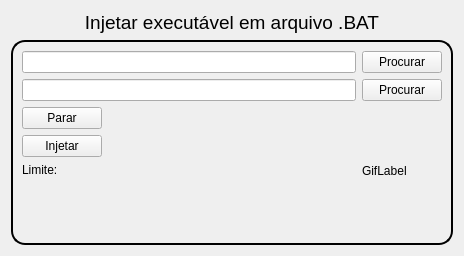
<?xml version="1.0" encoding="UTF-8"?>
<ui version="4.0">
 <class>formInjector</class>
 <widget class="QWidget" name="formInjector">
  <property name="geometry">
   <rect>
    <x>0</x>
    <y>0</y>
    <width>464</width>
    <height>256</height>
   </rect>
  </property>
  <property name="windowTitle">
   <string>Form</string>
  </property>
  <property name="windowIcon">
   <iconset resource="../res/resources.qrc">
    <normaloff>:/files/icon1.ico</normaloff>:/files/icon1.ico</iconset>
  </property>
  <layout class="QGridLayout" name="gridLayout">
   <item row="0" column="0">
    <widget class="QLabel" name="label">
     <property name="sizePolicy">
      <sizepolicy hsizetype="Preferred" vsizetype="Fixed">
       <horstretch>0</horstretch>
       <verstretch>0</verstretch>
      </sizepolicy>
     </property>
     <property name="font">
      <font>
       <pointsize>14</pointsize>
      </font>
     </property>
     <property name="text">
      <string>Injetar executável em arquivo .BAT</string>
     </property>
     <property name="alignment">
      <set>Qt::AlignCenter</set>
     </property>
    </widget>
   </item>
   <item row="1" column="0">
    <widget class="QGroupBox" name="groupBox">
     <property name="styleSheet">
      <string notr="true">QGroupBox
{
	border: 2px solid black;
	border-color: rgb(0,0,0);
	border-radius: 14px;
	background-color: transparent;
	color: rgb(255, 255, 255);
}</string>
     </property>
     <property name="flat">
      <bool>false</bool>
     </property>
     <property name="checkable">
      <bool>false</bool>
     </property>
     <layout class="QGridLayout" name="gridLayout_2">
      <item row="1" column="0" colspan="3">
       <widget class="QLineEdit" name="lineEdit_FilePath1">
        <property name="styleSheet">
         <string notr="true">color: rgb(0, 85, 0);</string>
        </property>
       </widget>
      </item>
      <item row="3" column="0">
       <widget class="QPushButton" name="pushButton_Inject">
        <property name="sizePolicy">
         <sizepolicy hsizetype="Fixed" vsizetype="Fixed">
          <horstretch>0</horstretch>
          <verstretch>0</verstretch>
         </sizepolicy>
        </property>
        <property name="text">
         <string>Injetar</string>
        </property>
       </widget>
      </item>
      <item row="0" column="3">
       <widget class="QPushButton" name="pushButton_Search">
        <property name="minimumSize">
         <size>
          <width>0</width>
          <height>0</height>
         </size>
        </property>
        <property name="text">
         <string>Procurar</string>
        </property>
       </widget>
      </item>
      <item row="1" column="3">
       <widget class="QPushButton" name="pushButton_Search1">
        <property name="sizePolicy">
         <sizepolicy hsizetype="Fixed" vsizetype="Fixed">
          <horstretch>0</horstretch>
          <verstretch>0</verstretch>
         </sizepolicy>
        </property>
        <property name="text">
         <string>Procurar</string>
        </property>
       </widget>
      </item>
      <item row="4" column="0">
       <widget class="QLabel" name="statusLabel">
        <property name="sizePolicy">
         <sizepolicy hsizetype="Preferred" vsizetype="Fixed">
          <horstretch>0</horstretch>
          <verstretch>0</verstretch>
         </sizepolicy>
        </property>
        <property name="text">
         <string>Limite:</string>
        </property>
       </widget>
      </item>
      <item row="2" column="0">
       <widget class="QPushButton" name="pushButton_StopInjection">
        <property name="sizePolicy">
         <sizepolicy hsizetype="Fixed" vsizetype="Fixed">
          <horstretch>0</horstretch>
          <verstretch>0</verstretch>
         </sizepolicy>
        </property>
        <property name="text">
         <string>Parar</string>
        </property>
       </widget>
      </item>
      <item row="0" column="0" colspan="3">
       <widget class="QLineEdit" name="lineEdit_FilePath">
        <property name="styleSheet">
         <string notr="true">color: rgb(0, 85, 0);</string>
        </property>
       </widget>
      </item>
      <item row="2" column="3" rowspan="6">
       <widget class="QLabel" name="gifLabel">
        <property name="sizePolicy">
         <sizepolicy hsizetype="Minimum" vsizetype="Minimum">
          <horstretch>0</horstretch>
          <verstretch>0</verstretch>
         </sizepolicy>
        </property>
        <property name="minimumSize">
         <size>
          <width>64</width>
          <height>64</height>
         </size>
        </property>
        <property name="frameShape">
         <enum>QFrame::NoFrame</enum>
        </property>
        <property name="text">
         <string>GifLabel</string>
        </property>
       </widget>
      </item>
     </layout>
    </widget>
   </item>
  </layout>
 </widget>
 <resources>
  <include location="../res/resources.qrc"/>
 </resources>
 <connections/>
</ui>
